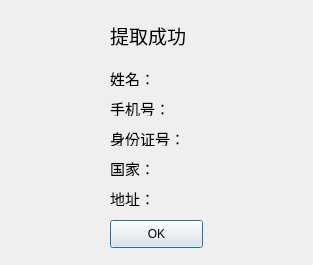
<?xml version="1.0" encoding="UTF-8"?>
<ui version="4.0">
 <class>Dialog</class>
 <widget class="QDialog" name="Dialog">
  <property name="geometry">
   <rect>
    <x>0</x>
    <y>0</y>
    <width>313</width>
    <height>265</height>
   </rect>
  </property>
  <property name="windowTitle">
   <string>Dialog</string>
  </property>
  <widget class="QPushButton" name="pushButton">
   <property name="geometry">
    <rect>
     <x>110</x>
     <y>220</y>
     <width>93</width>
     <height>28</height>
    </rect>
   </property>
   <property name="text">
    <string>OK</string>
   </property>
  </widget>
  <widget class="QLabel" name="label">
   <property name="geometry">
    <rect>
     <x>110</x>
     <y>10</y>
     <width>101</width>
     <height>51</height>
    </rect>
   </property>
   <property name="font">
    <font>
     <family>宋体</family>
     <pointsize>14</pointsize>
    </font>
   </property>
   <property name="text">
    <string>提取成功</string>
   </property>
  </widget>
  <widget class="QLabel" name="label_2">
   <property name="geometry">
    <rect>
     <x>110</x>
     <y>70</y>
     <width>51</width>
     <height>16</height>
    </rect>
   </property>
   <property name="font">
    <font>
     <family>宋体</family>
     <pointsize>11</pointsize>
    </font>
   </property>
   <property name="text">
    <string>姓名：</string>
   </property>
  </widget>
  <widget class="QLabel" name="label_3">
   <property name="geometry">
    <rect>
     <x>170</x>
     <y>70</y>
     <width>72</width>
     <height>15</height>
    </rect>
   </property>
   <property name="font">
    <font>
     <family>宋体</family>
     <pointsize>11</pointsize>
    </font>
   </property>
   <property name="text">
    <string/>
   </property>
  </widget>
  <widget class="QLabel" name="label_4">
   <property name="geometry">
    <rect>
     <x>180</x>
     <y>100</y>
     <width>72</width>
     <height>15</height>
    </rect>
   </property>
   <property name="font">
    <font>
     <family>宋体</family>
     <pointsize>11</pointsize>
    </font>
   </property>
   <property name="text">
    <string/>
   </property>
  </widget>
  <widget class="QLabel" name="label_5">
   <property name="geometry">
    <rect>
     <x>110</x>
     <y>100</y>
     <width>71</width>
     <height>16</height>
    </rect>
   </property>
   <property name="font">
    <font>
     <family>宋体</family>
     <pointsize>11</pointsize>
    </font>
   </property>
   <property name="text">
    <string>手机号：</string>
   </property>
  </widget>
  <widget class="QLabel" name="label_6">
   <property name="geometry">
    <rect>
     <x>200</x>
     <y>130</y>
     <width>72</width>
     <height>15</height>
    </rect>
   </property>
   <property name="font">
    <font>
     <family>宋体</family>
     <pointsize>11</pointsize>
    </font>
   </property>
   <property name="text">
    <string/>
   </property>
  </widget>
  <widget class="QLabel" name="label_7">
   <property name="geometry">
    <rect>
     <x>110</x>
     <y>130</y>
     <width>81</width>
     <height>16</height>
    </rect>
   </property>
   <property name="font">
    <font>
     <family>宋体</family>
     <pointsize>11</pointsize>
    </font>
   </property>
   <property name="text">
    <string>身份证号：</string>
   </property>
  </widget>
  <widget class="QLabel" name="label_8">
   <property name="geometry">
    <rect>
     <x>170</x>
     <y>160</y>
     <width>72</width>
     <height>15</height>
    </rect>
   </property>
   <property name="font">
    <font>
     <family>宋体</family>
     <pointsize>11</pointsize>
    </font>
   </property>
   <property name="text">
    <string/>
   </property>
  </widget>
  <widget class="QLabel" name="label_9">
   <property name="geometry">
    <rect>
     <x>110</x>
     <y>160</y>
     <width>81</width>
     <height>16</height>
    </rect>
   </property>
   <property name="font">
    <font>
     <family>宋体</family>
     <pointsize>11</pointsize>
    </font>
   </property>
   <property name="text">
    <string>国家：</string>
   </property>
  </widget>
  <widget class="QLabel" name="label_10">
   <property name="geometry">
    <rect>
     <x>160</x>
     <y>190</y>
     <width>72</width>
     <height>15</height>
    </rect>
   </property>
   <property name="font">
    <font>
     <family>宋体</family>
     <pointsize>11</pointsize>
    </font>
   </property>
   <property name="text">
    <string/>
   </property>
  </widget>
  <widget class="QLabel" name="label_11">
   <property name="geometry">
    <rect>
     <x>110</x>
     <y>190</y>
     <width>51</width>
     <height>16</height>
    </rect>
   </property>
   <property name="font">
    <font>
     <family>宋体</family>
     <pointsize>11</pointsize>
    </font>
   </property>
   <property name="text">
    <string>地址：</string>
   </property>
  </widget>
 </widget>
 <resources/>
 <connections/>
</ui>
